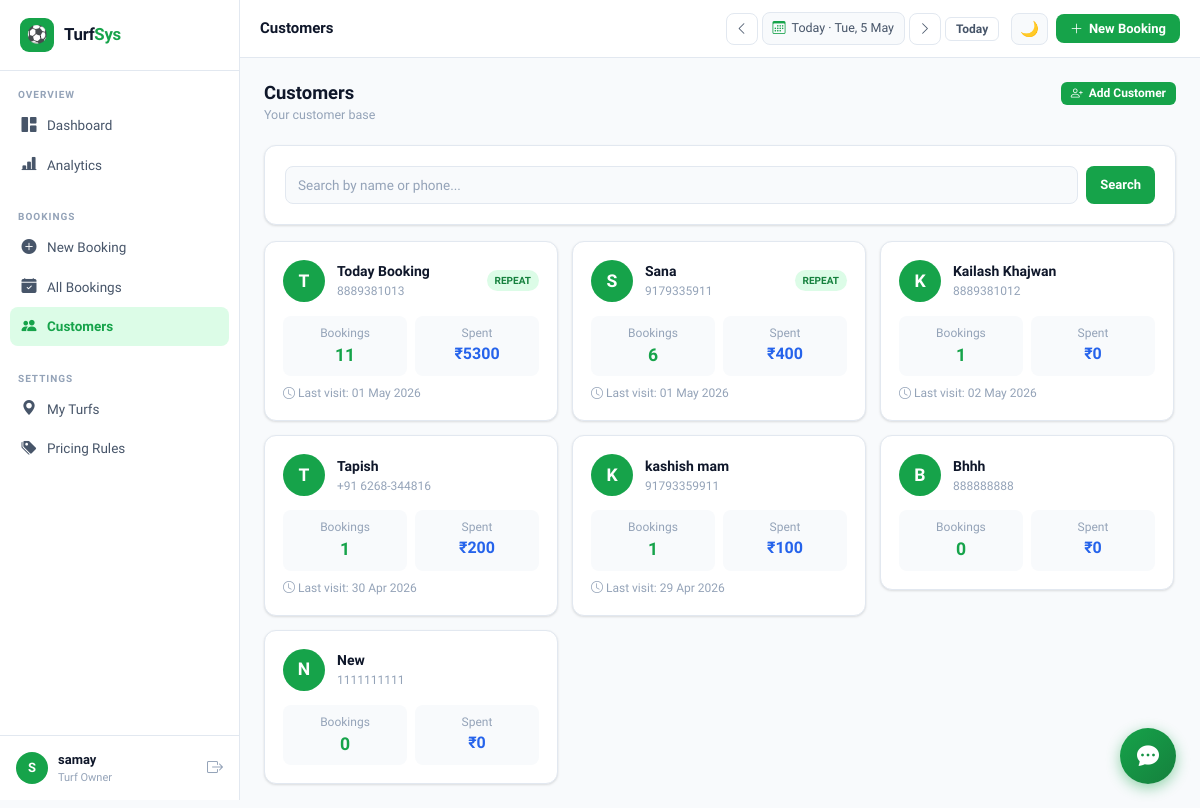
The page /customers/ (signed in) on the database its author committed.
### bookings/models.py (models this page shows, shortened)
class Customer(models.Model):
    owner = models.ForeignKey(User, on_delete=models.CASCADE, related_name='customers')
    name = models.CharField(max_length=200)
    phone = models.CharField(max_length=20)
    email = models.EmailField(blank=True)
    address = models.TextField(blank=True)
    notes = models.TextField(blank=True)
    total_bookings = models.IntegerField(default=0)
    total_spent = models.DecimalField(max_digits=10, decimal_places=2, default=0)
    last_visit = models.DateField(null=True, blank=True)
    created_at = models.DateTimeField(auto_now_add=True)
    @property
    def is_repeat(self):
        return self.total_bookings > 1
    class Meta:
        ordering = ['-total_bookings', 'name']
        unique_together = ['owner', 'phone']

### bookings/views.py (the view)
# urls.py: path('customers/', views.customer_list, name='customer_list'),
@login_required
def customer_list(request):
    q = request.GET.get('q', '')
    customers = Customer.objects.filter(owner=request.user)
    if q:
        customers = customers.filter(Q(name__icontains=q) | Q(phone__icontains=q))
    return render(request, 'customers/list.html', {'customers': customers, 'q': q})

### templates/customers/list.html (shortened to what this page needs)
{% extends 'base.html' %}
{% block page_title %}Customers{% endblock %}
{% block content %}
<div class="page-header">
  <div class="ph-left"><div class="ph-title">Customers</div><div class="ph-sub">Your customer base</div></div>
  <button class="btn btn-primary btn-sm" onclick="openModal('addCust')"><i class="bi bi-person-plus"></i> Add Customer</button>
</div>
<div class="card mb-16">
  <div class="card-body">
    <form method="get" style="display:flex; gap:8px;">
      <input type="text" name="q" class="form-control" placeholder="Search by name or phone..." value="{{ q }}" style="flex:1;">
      <button type="submit" class="btn btn-primary">Search</button>
    </form>
  </div>
</div>
<div class="cust-grid">
  {% for c in customers %}
  <a href="{% url 'customer_detail' c.pk %}" style="text-decoration:none;">
    <div class="card" style="padding:18px; transition:border-color .15s; cursor:pointer;" onmouseenter="this.style.borderColor='var(--primary)'" onmouseleave="this.style.borderColor='var(--border)'">
      <div style="display:flex; align-items:center; gap:12px; margin-bottom:14px;">
        <div style="width:42px; height:42px; border-radius:50%; background:var(--primary); display:flex; align-items:center; justify-content:center; font-weight:800; font-size:1.1rem; color:white; flex-shrink:0;">{{ c.name|first|upper }}</div>
        <div style="flex:1; min-width:0;">
          <div class="fw-700" style="color:var(--text);">{{ c.name }}</div>
          <div class="text-muted fs-12">{{ c.phone }}</div>
        </div>
        {% if c.is_repeat %}<span class="badge badge-paid" style="font-size:10px;">REPEAT</span>{% endif %}
      </div>
      <div class="grid-2" style="gap:8px;">
        <div style="background:var(--bg); border-radius:8px; padding:8px 10px; text-align:center;">
          <div class="fs-12 text-muted">Bookings</div>
          <div class="fw-700" style="font-size:1.1rem; color:var(--primary);">{{ c.total_bookings }}</div>
        </div>
        <div style="background:var(--bg); border-radius:8px; padding:8px 10px; text-align:center;">
          <div class="fs-12 text-muted">Spent</div>
          <div class="fw-700" style="font-size:1rem; color:#2563eb;">₹{{ c.total_spent|floatformat:0 }}</div>
        </div>
      </div>
      {% if c.last_visit %}<div class="fs-12 text-muted mt-8"><i class="bi bi-clock"></i> Last visit: {{ c.last_visit|date:"d M Y" }}</div>{% endif %}
    </div>
  </a>
  {% empty %}
  <div class="cust-empty"><div class="card"><div class="empty-state"><div class="ei">👥</div><p>No customers yet. They are created automatically when you make bookings.</p></div></div></div>
  {% endfor %}
</div>
{% endblock %}

### templates/base.html (shortened to what this page needs)
<!DOCTYPE html>
<html lang="en" data-theme="light">
<head>
<link href="https://cdn.jsdelivr.net/npm/bootstrap-icons@1.11.3/font/bootstrap-icons.css" rel="stylesheet">
</head>
<body>
<aside class="sidebar" id="sidebar">
  <a href="{% url 'dashboard' %}" class="sidebar-logo">
    <div class="logo-icon">⚽</div>
    <span class="logo-name">Turf<span>Sys</span></span>
  </a>
  <nav>
    <div class="nav-group">
      <div class="nav-group-label">Overview</div>
      <a href="{% url 'dashboard' %}" class="nav-link {% if request.resolver_match.url_name == 'dashboard' %}active{% endif %}">
        <i class="bi bi-grid-1x2-fill"></i> Dashboard
      </a>
      <a href="{% url 'analytics' %}" class="nav-link {% if 'analytics' in request.resolver_match.url_name %}active{% endif %}">
        <i class="bi bi-bar-chart-line-fill"></i> Analytics
      </a>
    </div>
    <div class="nav-group">
      <div class="nav-group-label">Bookings</div>
      <a href="{% url 'booking_create' %}" class="nav-link {% if request.resolver_match.url_name == 'booking_create' %}active{% endif %}">
        <i class="bi bi-plus-circle-fill"></i> New Booking
      </a>
      <a href="{% url 'booking_list' %}" class="nav-link {% if request.resolver_match.url_name == 'booking_list' %}active{% endif %}">
        <i class="bi bi-calendar-check-fill"></i> All Bookings
      </a>
      <a href="{% url 'customer_list' %}" class="nav-link {% if 'customer' in request.resolver_match.url_name %}active{% endif %}">
        <i class="bi bi-people-fill"></i> Customers
      </a>
    </div>
    <div class="nav-group">
      <div class="nav-group-label">Settings</div>
      <a href="{% url 'turf_list' %}" class="nav-link {% if 'turf' in request.resolver_match.url_name %}active{% endif %}">
        <i class="bi bi-geo-alt-fill"></i> My Turfs
      </a>
      <a href="{% url 'pricing_list' %}" class="nav-link {% if 'pricing' in request.resolver_match.url_name %}active{% endif %}">
        <i class="bi bi-tags-fill"></i> Pricing Rules
      </a>
    </div>
  </nav>
  <div class="sidebar-user">
    <div class="user-avatar">{{ request.user.first_name|first|upper|default:request.user.username|first|upper }}</div>
    <div style="flex:1; min-width:0;">
      <div class="user-name">{{ request.user.get_full_name|default:request.user.username }}</div>
      <div class="user-role">Turf Owner</div>
    </div>
    <a href="{% url 'logout' %}" title="Logout" style="color:var(--text3); font-size:16px;"><i class="bi bi-box-arrow-right"></i></a>
  </div>
</aside>
<header class="topbar">
  <div class="topbar-left">
    <span class="page-title-top">{% block page_title %}Dashboard{% endblock %}</span>
  </div>
  <div class="hide-mobile" style="display:flex; align-items:center; gap:4px;">
    <button class="btn btn-ghost btn-icon" type="button" onclick="navDate(-1)" title="Previous day"><i class="bi bi-chevron-left"></i></button>
    <div class="date-range-bar" id="dateRangeBtn" style="margin:0;">
      <i class="bi bi-calendar3"></i>
      <span id="dateRangeLabel">Today</span>
    </div>
    <button class="btn btn-ghost btn-icon" type="button" onclick="navDate(1)" title="Next day"><i class="bi bi-chevron-right"></i></button>
    <button class="btn btn-ghost btn-sm" type="button" onclick="navToday()">Today</button>
  </div>
  <div class="topbar-actions">
    <button class="theme-toggle" onclick="toggleTheme()" title="Toggle theme" id="themeBtn">🌙</button>
    <a href="{% url 'booking_create' %}" class="btn btn-primary hide-mobile">
      <i class="bi bi-plus-lg"></i> New Booking
    </a>
  </div>
</header>
<div class="main-wrap">
  <div class="main-content">
    {% block content %}{% endblock %}
  </div>
</div>
<button class="chat-fab" id="chatFab" type="button" title="AI Assistant">
  <i class="bi bi-chat-dots-fill"></i>
</button>
</body>
</html>

### templates/customers/list.html (style rules this page uses)
.cust-grid { display: flex !important; flex-wrap: wrap; gap: 14px; }
.cust-grid > a { flex: 1 1 calc(33.333% - 10px); max-width: calc(33.333% - 10px); min-width: 0; }

### rows shown on the page
Customer: name|first "T", name "Today Booking", phone "8889381013", shows "REPEAT", total_bookings "11", total_spent "5300", last_visit "01 May 2026"
Customer: name|first "S", name "Sana", phone "9179335911", shows "REPEAT", total_bookings "6", total_spent "400", last_visit "01 May 2026"
Customer: name|first "K", name "Kailash Khajwan", phone "8889381012", total_bookings "1", total_spent "0", last_visit "02 May 2026"
Customer: name|first "T", name "Tapish", phone "+91 6268-344816", total_bookings "1", total_spent "200", last_visit "30 Apr 2026"
Customer: name|first "K", name "kashish mam", phone "91793359911", total_bookings "1", total_spent "100", last_visit "29 Apr 2026"
Customer: name|first "B", name "Bhhh", phone "888888888", total_bookings "0", total_spent "0"
Customer: name|first "N", name "New", phone "1111111111", total_bookings "0", total_spent "0"

### other values the page prints
{{ request.user.get_full_name|default:request.user.username }} "samay"
